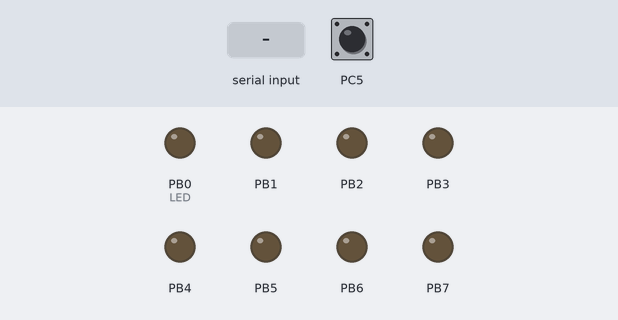
This program was run on a simulated ATmega328P, built with avr-gcc and emulated at 1 MHz. On the bench: output pins drawn as LEDs (lit = HIGH). The inputs (shaded band) are chosen by the test bench; at power-on: PC5 HIGH. What the program prints to the serial monitor is not drawn.

Above: at 1.2 s.
1.3 s: "1" received over Serial
At 3.5 s:
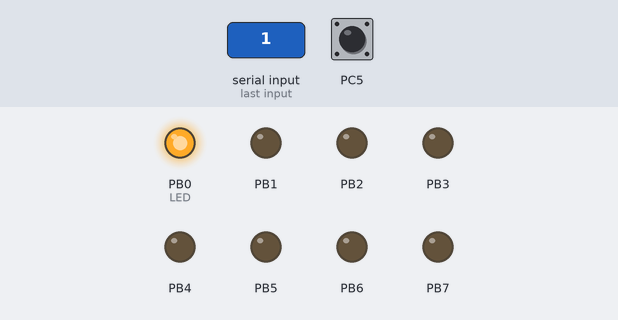
3.8 s: PC5 pulled LOW for 0.15 s
At 4.8 s:
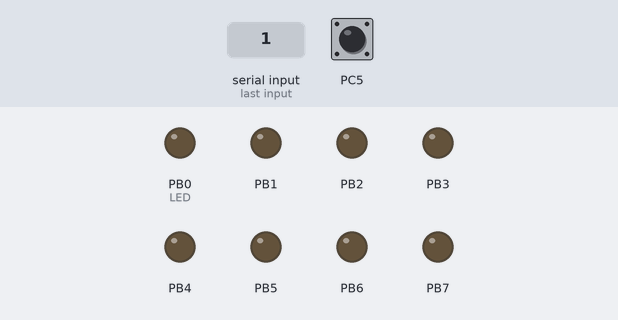
5.4 s: "0" received over Serial
At 6.7 s:
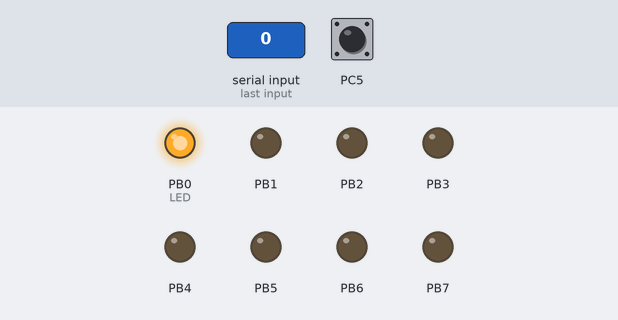
7.9 s: PC5 pulled LOW for 1 s
At 9.2 s:
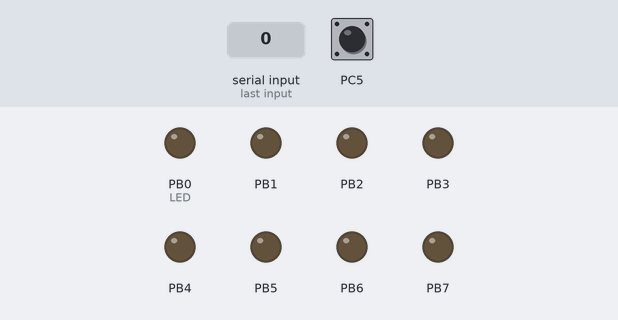
Timing chart, 0 to 10.9 s (numbered marks = the images above; inputs shaded):
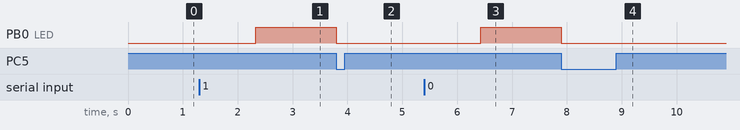

Measured:
- after the input at 1.3 s, PB0 (LED): LOW → HIGH after 1.0 s
- after the input at 3.8 s, PB0 (LED): HIGH → LOW at once
- after the input at 5.4 s, PB0 (LED): LOW → HIGH after 1.0 s
- after the input at 7.9 s, PB0 (LED): HIGH → LOW at once

The program:

main.c
```c
#define F_CPU 1000000UL
#define BR 4800
#define BRC (F_CPU/16/BR)
#include <util/delay.h>
#include <avr/interrupt.h>
#include <avr/io.h>
#include <avr/sfr_defs.h>


void initUSART(void)
{											/* requires BAUD */
	UBRR0H = (BRC>>8);										/* defined in setbaud.h */
	UBRR0L = BRC;
																/* Enable USART transmitter/receiver */
	UCSR0B = (1 << TXEN0) | (1 << RXEN0);
	UCSR0C = (1 << UCSZ01) | (1 << UCSZ00);						 /* 8 data bits, 1 stop bit */
}
void transmitByte(uint8_t data) {
																/* Wait for empty transmit buffer */
	loop_until_bit_is_set(UCSR0A, UDRE0);
	UDR0 = data;												/* send data */
}

uint8_t receiveByte(void) {
	loop_until_bit_is_set(UCSR0A, RXC0);						/* Wait for incoming data */
	return UDR0;												 /* return register value */
}
															// Example of a useful printing command
void printString(const char myString[]) {
	uint8_t i = 0;
	while (myString[i]) {
		transmitByte(myString[i]);
		i++;
	}
}

void initTimer (void)
{
	TCCR1B = (1<<CS11) | (1<<CS10);                       //This bit-set sets the prescalar to be 64.

}


int main(void)
{
	char byte;
	uint16_t timerValue;

	initUSART();
	initTimer();
	DDRB = 0xff;
	DDRC = 0x00;
	PORTC = (1<<PINC5);


	printString("\r\nReaction Timer:\r\n");
	printString("---------------\r\n");


    while (1)
    {
		PORTB &= ~(1<<PINB0);                         //TURN OFF THE LED INITIALLY
		printString("Let's do it guych...\r\n");
		byte = receiveByte();
		printString("Get ready...\r\n");
		_delay_ms(1000);
		PORTB = (1<<PINB0);				   //LIGHT UP THE LED ONCE THE SETUP IS READY TO TAKE THE INPUT FROM THE USER
		if(!(PINC & (1 << PINC5)))
		{
			printString("Cheater\r\n");
			printString("-----------------\r\n");
		}
		else
		{
			TCNT1 = 0;
			do
			{
			} while ((1<<PINC5) & PINC );
			timerValue = (TCNT1 >> 4);
		}
		transmitByte(timerValue);


    }
}
```
